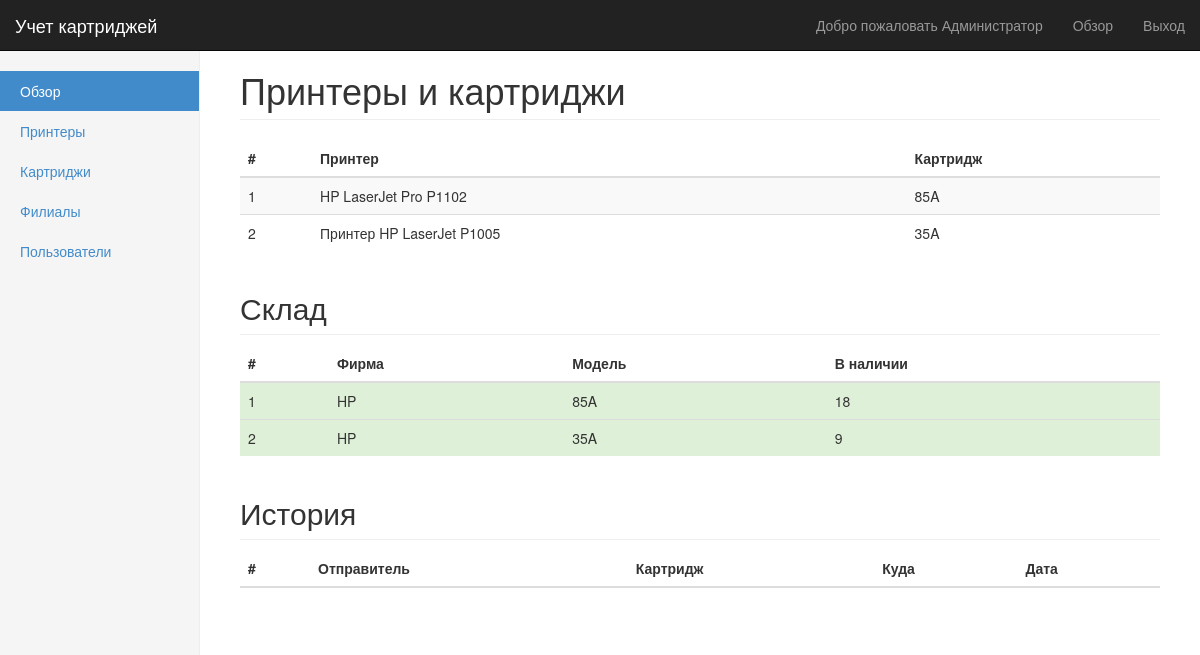
The app's page /dashboard (signed in) with its own data.
### tables this page shows
CREATE TABLE `printers` (
  `id` int(11) NOT NULL,
  `model` varchar(255) NOT NULL,
  `cartridjes_name` varchar(255) NOT NULL
);

CREATE TABLE `cartridjes` (
  `id` int(11) NOT NULL,
  `manufacturer` varchar(255) NOT NULL,
  `model_name` varchar(255) NOT NULL,
  `balance` int(11) NOT NULL
);

### class/stock_view.php (the view, shortened to what this page needs)
<?php
class stockView {
	function __construct(){
		$query = mysql_query("SELECT * FROM cartridjes");
		while ($row = mysql_fetch_array($query)) {
			if ($row['balance'] >= 6) {
				echo "<tr class=\"success\">";
			}
			echo "<td>".$row['id']."</td>";
			echo "<td>".$row['manufacturer']."</td>";
			echo "<td>".$row['model_name']."</td>";
			echo "<td>".$row['balance']."</td>";
			echo "</tr>";
		}
	}
}
?>

### dashboard/index.php (shortened to what this page needs)
<?php
include_once($_SERVER['DOCUMENT_ROOT']."/cartridjes/class/stock_view.php");
include_once($_SERVER['DOCUMENT_ROOT']."/cartridjes/class/printer_view.php");
?>
<!DOCTYPE html>
<html lang="ru">
  <head>
    <link href="../lib/css/bootstrap.min.css" rel="stylesheet">
    <link href="../lib/css/dashboard.css" rel="stylesheet">
  </head>
  <body>
    <div class="navbar navbar-inverse navbar-fixed-top" role="navigation">
      <div class="container-fluid">
        <div class="navbar-header">
          <a class="navbar-brand" href="http://localhost/cartridjes/dashboard">Учет картриджей</a>
        </div>
        <div class="navbar-collapse collapse">
          <ul class="nav navbar-nav navbar-right">
            <li><a href="#">Добро пожаловать <?php echo $_SESSION['l_name']." ".$_SESSION['f_name'];?></a></li>
            <li><a href="http://localhost/cartridjes/dashboard">Обзор</a></li>
            <li><a href="?logout=TRUE">Выход</a></li>
          </ul>
        </div>
      </div>
    </div>
    <div class="container-fluid">
      <div class="row">
        <div class="col-sm-3 col-md-2 sidebar">
          <ul class="nav nav-sidebar">
            <li class="active"><a href="#">Обзор</a></li>
            <li><a href="http://localhost/cartridjes/dashboard/printers">Принтеры</a></li>
            <li><a href="http://localhost/cartridjes/dashboard/cartridjes">Картриджи</a></li>
            <li><a href="http://localhost/cartridjes/dashboard/points">Филиалы</a></li>
            <li><a href="http://localhost/cartridjes/dashboard/users">Пользователи</a></li>
          </ul>
        </div>
        <div class="col-sm-9 col-sm-offset-3 col-md-10 col-md-offset-2 main">
          <h1 class="page-header">Принтеры и картриджи</h1>
          <div class="table-responsive">
            <table class="table table-striped">
              <thead>
                <tr>
                  <th>#</th>
                  <th>Принтер</th>
                  <th>Картридж</th>
                </tr>
              </thead>
              <tbody>
                <?php new printerView();?>
              </tbody>
            </table>
          </div>
          <h2 class="sub-header">Склад</h2>
          <div class="table-responsive">
            <table class="table table-striped">
              <thead>
                <tr>
                  <th>#</th>
                  <th>Фирма</th>
                  <th>Модель</th>
                  <th>В наличии</th>
                </tr>
              </thead>
              <tbody>
                  <?php new stockView();?>
              </tbody>
            </table>
          </div>
          <h2 class="sub-header">История</h2>
          <div class="table-responsive">
            <table class="table table-striped">
              <thead>
                <tr>
                  <th>#</th>
                  <th>Отправитель</th>
                  <th>Картридж</th>
                  <th>Куда</th>
                  <th>Дата</th>
                </tr>
              </thead>
            </table>
          </div>
        </div>
      </div>
    </div>
  </body>
</html>

### class/printer_view.php
<?php
class printerView {
	function __construct(){
		$query = mysql_query("SELECT * FROM printers");
		while ($row = mysql_fetch_array($query)) {
			echo "<tr>";
			echo "<td>".$row['id']."</td>";
			echo "<td>".$row['model']."</td>";
			echo "<td>".$row['cartridjes_name']."</td>";
			echo "</tr>";
		}
	}
}
?>

### records on screen
printers: id "1", model "HP LaserJet Pro P1102", cartridjes_name "85A"
printers: id "2", model "Принтер HP LaserJet P1005", cartridjes_name "35A"
cartridjes: id "1", manufacturer "HP", model_name "85A", balance "18"
cartridjes: id "2", manufacturer "HP", model_name "35A", balance "9"

### other values on screen
$_SESSION['f_name'] "Администратор"
